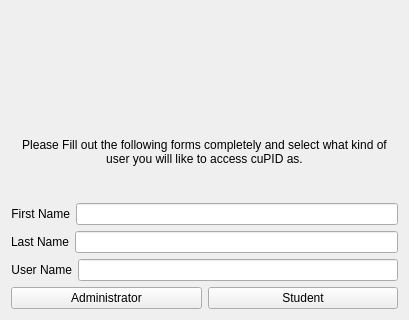
<?xml version="1.0" encoding="UTF-8"?>
<ui version="4.0">
 <class>SignUpForm</class>
 <widget class="QWidget" name="SignUpForm">
  <property name="geometry">
   <rect>
    <x>0</x>
    <y>0</y>
    <width>409</width>
    <height>320</height>
   </rect>
  </property>
  <property name="windowTitle">
   <string>Signup</string>
  </property>
  <layout class="QGridLayout" name="gridLayout">
   <item row="0" column="0">
    <layout class="QVBoxLayout" name="verticalLayout">
     <property name="sizeConstraint">
      <enum>QLayout::SetFixedSize</enum>
     </property>
     <item>
      <widget class="QLabel" name="lblheader">
       <property name="font">
        <font>
         <pointsize>50</pointsize>
         <weight>75</weight>
         <bold>true</bold>
        </font>
       </property>
       <property name="autoFillBackground">
        <bool>true</bool>
       </property>
       <property name="text">
        <string/>
       </property>
       <property name="pixmap">
        <pixmap resource="Images/Images.qrc">:/Images/Drawing.png/logo2.svg</pixmap>
       </property>
       <property name="scaledContents">
        <bool>true</bool>
       </property>
       <property name="alignment">
        <set>Qt::AlignCenter</set>
       </property>
       <property name="wordWrap">
        <bool>false</bool>
       </property>
      </widget>
     </item>
     <item>
      <widget class="QLabel" name="lblDescription">
       <property name="lineWidth">
        <number>2</number>
       </property>
       <property name="text">
        <string>&lt;html&gt;&lt;head/&gt;&lt;body&gt;&lt;p&gt;Please Fill out the following forms completely and select what kind of user you will like to access cuPID as.&lt;/p&gt;&lt;/body&gt;&lt;/html&gt;</string>
       </property>
       <property name="alignment">
        <set>Qt::AlignCenter</set>
       </property>
       <property name="wordWrap">
        <bool>true</bool>
       </property>
      </widget>
     </item>
     <item>
      <layout class="QHBoxLayout" name="horizontalLayout_2">
       <item>
        <widget class="QLabel" name="label">
         <property name="sizePolicy">
          <sizepolicy hsizetype="Maximum" vsizetype="Preferred">
           <horstretch>0</horstretch>
           <verstretch>0</verstretch>
          </sizepolicy>
         </property>
         <property name="minimumSize">
          <size>
           <width>0</width>
           <height>0</height>
          </size>
         </property>
         <property name="maximumSize">
          <size>
           <width>80</width>
           <height>16777215</height>
          </size>
         </property>
         <property name="text">
          <string>First Name</string>
         </property>
         <property name="alignment">
          <set>Qt::AlignRight|Qt::AlignTrailing|Qt::AlignVCenter</set>
         </property>
        </widget>
       </item>
       <item>
        <widget class="QLineEdit" name="txtFirstName"/>
       </item>
      </layout>
     </item>
     <item>
      <layout class="QHBoxLayout" name="horizontalLayout_3">
       <item>
        <widget class="QLabel" name="label_2">
         <property name="sizePolicy">
          <sizepolicy hsizetype="Maximum" vsizetype="Preferred">
           <horstretch>0</horstretch>
           <verstretch>0</verstretch>
          </sizepolicy>
         </property>
         <property name="minimumSize">
          <size>
           <width>0</width>
           <height>0</height>
          </size>
         </property>
         <property name="maximumSize">
          <size>
           <width>80</width>
           <height>16777215</height>
          </size>
         </property>
         <property name="text">
          <string>Last Name</string>
         </property>
         <property name="alignment">
          <set>Qt::AlignRight|Qt::AlignTrailing|Qt::AlignVCenter</set>
         </property>
        </widget>
       </item>
       <item>
        <widget class="QLineEdit" name="txtLastName"/>
       </item>
      </layout>
     </item>
     <item>
      <layout class="QHBoxLayout" name="horizontalLayout_5">
       <item>
        <widget class="QLabel" name="label_3">
         <property name="sizePolicy">
          <sizepolicy hsizetype="Maximum" vsizetype="Preferred">
           <horstretch>0</horstretch>
           <verstretch>0</verstretch>
          </sizepolicy>
         </property>
         <property name="minimumSize">
          <size>
           <width>0</width>
           <height>0</height>
          </size>
         </property>
         <property name="maximumSize">
          <size>
           <width>80</width>
           <height>16777215</height>
          </size>
         </property>
         <property name="text">
          <string>User Name</string>
         </property>
         <property name="alignment">
          <set>Qt::AlignRight|Qt::AlignTrailing|Qt::AlignVCenter</set>
         </property>
        </widget>
       </item>
       <item>
        <widget class="QLineEdit" name="txtUsername"/>
       </item>
      </layout>
     </item>
     <item>
      <layout class="QHBoxLayout" name="horizontalLayout">
       <item>
        <widget class="QPushButton" name="btnAdministrator">
         <property name="text">
          <string>Administrator</string>
         </property>
        </widget>
       </item>
       <item>
        <widget class="QPushButton" name="btnStudent">
         <property name="text">
          <string>Student</string>
         </property>
        </widget>
       </item>
      </layout>
     </item>
    </layout>
   </item>
  </layout>
 </widget>
 <resources>
  <include location="Images/Images.qrc"/>
 </resources>
 <connections/>
</ui>
